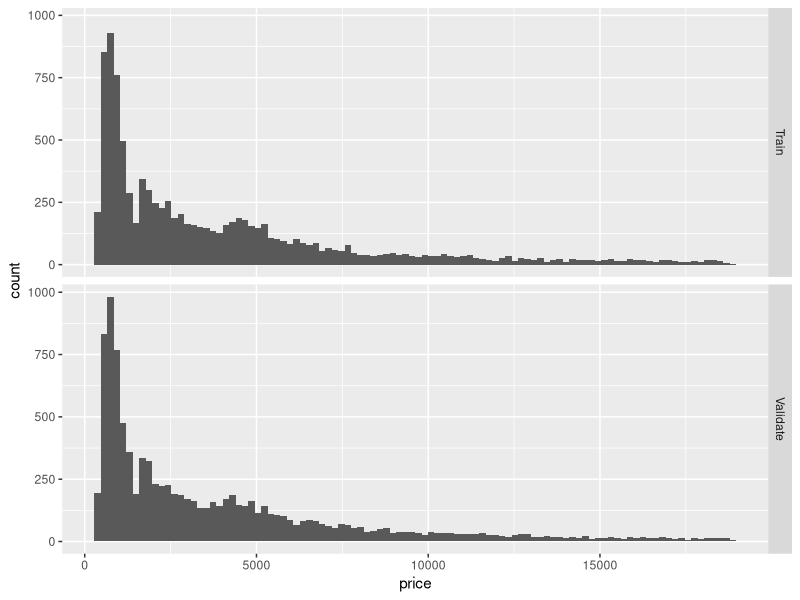
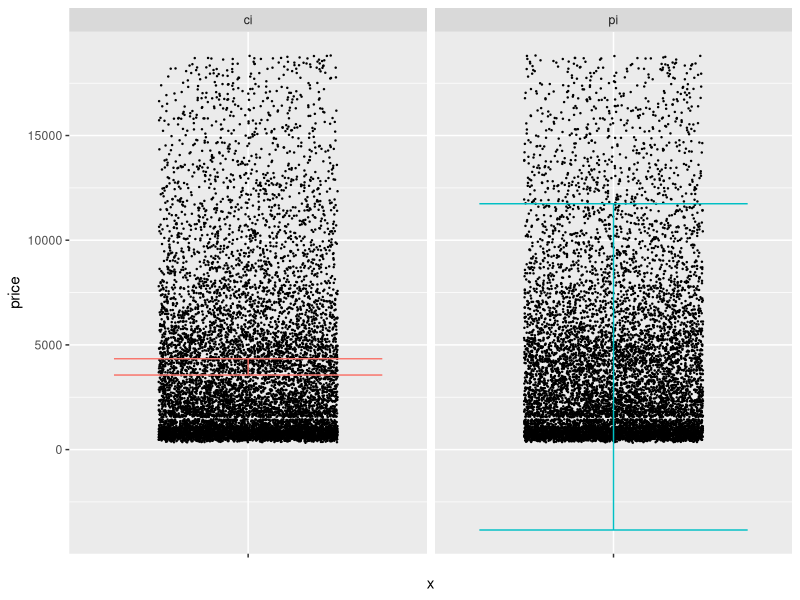

Write the R code that produced these figures, in order.
## ---- chunk 1
library(tidyverse)
library(modelr)
library(broom)

## Helper function to compute uncertainty bounds
add_uncertainties <- function(data, model, prefix = "pred", ...) {
  df_fit <-
    stats::predict(model, data, ...) %>%
    as_tibble() %>%
    rename_with(~ str_c(prefix, "_", .))

  bind_cols(data, df_fit)
}
## ---- chunk 2
## NOTE: No need to edit this setup
mu <- 1  # Normal mean
sd <- 2  # Normal variance
n <- 400 # Number of samples

ci_lwr <- mu - 1.96 * sd / sqrt(n)
ci_upr <- mu + 1.96 * sd / sqrt(n)
## TODO: Use the equations above to compute a prediction interval for the
##       normal distribution rnorm(mean = mu, sd = sd)
pi_lwr <- mu - 1.96 * sd
pi_upr <- mu + 1.96 * sd
## ---- chunk 3
## NOTE: No need to change this
assertthat::assert_that(abs(pi_lwr + 2.92) <= 1e-6)
assertthat::assert_that(abs(pi_upr - 4.92) <= 1e-6)

print("Well done!")
## ---- chunk 4
## NOTE: No need to edit this setup
# Create a test-validate split
set.seed(101)
diamonds_randomized <-
  diamonds %>%
  slice(sample(dim(diamonds)[1]))

diamonds_train <-
  diamonds_randomized %>%
  slice(1:10000)

diamonds_validate <-
  diamonds_randomized %>%
  slice(10001:20000)
## ---- chunk 5
## NOTE: No need to edit this chunk
bind_rows(
  diamonds_train %>% mutate(source = "Train"),
  diamonds_validate %>% mutate(source = "Validate")
) %>%

  ggplot(aes(price)) +
  geom_histogram(bins = 100) +

  facet_grid(source ~ .)
## ---- chunk 6
## TODO: Estimate CI and PI using the formulas from q1, use diamonds_train
##       and assign your estimates to columns ci_lwr, ci_upr, pi_lwr, pi_upr
df_q2 <-
  diamonds_train %>%
  summarize(
    price_mean = mean(price),
    price_sd = sd(price),
    price_n = n()
  ) %>%
  mutate(
   ci_lwr = price_mean - 1.96 * price_sd / sqrt(n),
   ci_upr = price_mean + 1.96 * price_sd / sqrt(n),
   pi_lwr = price_mean - 1.96 * price_sd,
   pi_upr = price_mean + 1.96 * price_sd
  ) %>%
  select(ci_lwr, ci_upr, pi_lwr, pi_upr)
df_q2
## ---- chunk 7
## NOTE: No need to edit this chunk
df_q2 %>%
  pivot_longer(
    names_to = c("type", ".value"),
    names_sep = "_",
    cols = everything()
  ) %>%

  ggplot() +
  geom_point(
    data = diamonds_validate,
    mapping = aes(x = "", y = price),
    position = position_jitter(width = 0.3),
    size = 0.2
  ) +
  geom_errorbar(aes(x = "", ymin = lwr, ymax = upr, color = type)) +

  guides(color = FALSE) +
  facet_grid(~ type)
## ---- chunk 8
## TODO: Devise a test to see if your CI and PI are correctly reflecting
##       the diamonds population; use diamonds_validation in your testing
# ci
bind_cols(
  df_q2 %>% select(ci_lwr, ci_upr),
  diamonds_validate %>% summarize(price_mean = mean(price))
) %>%
  select(ci_lwr, price_mean, ci_upr)

# pi
left_join(
  diamonds_validate,
  df_q2 %>% select(pi_lwr, pi_upr),
  by = character()
) %>%
  summarize(P_empirical = mean(pi_lwr <= price & price <= pi_upr))
